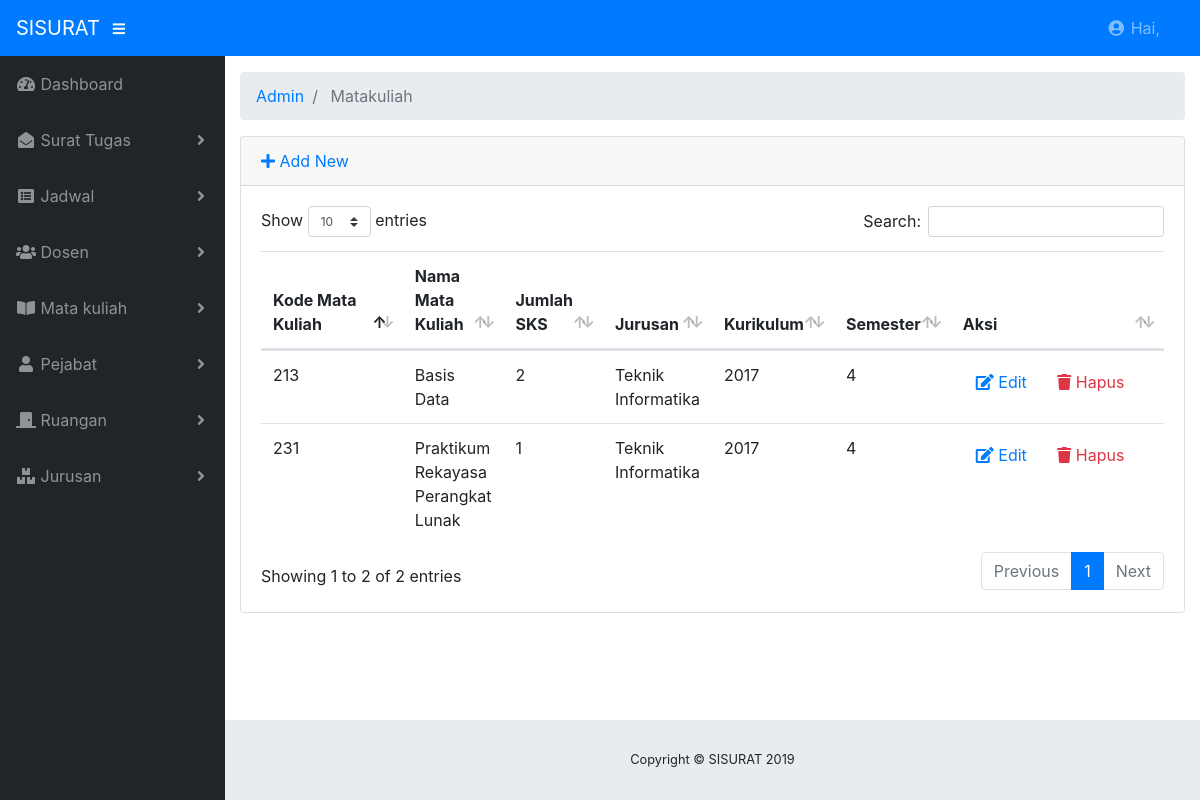
The app's page /index.php/admin/matakuliah, older data.
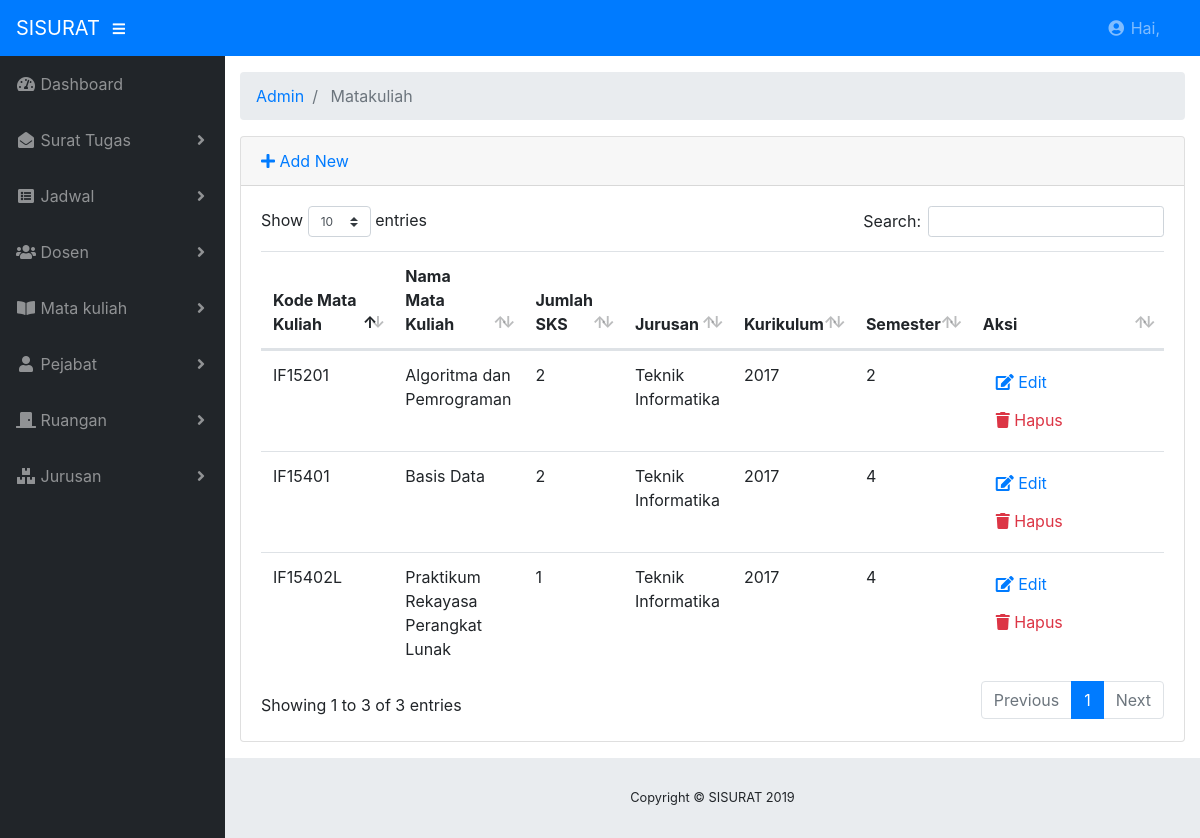
The same page, newer data.
### tables this page shows
CREATE TABLE `matakuliah` (
  `kode_mk` varchar(100) NOT NULL,
  `kode_jurusan` varchar(100) NOT NULL,
  `nama_mk` varchar(100) NOT NULL,
  `jumlah_sks` int(11) NOT NULL,
  `kurikulum` varchar(100) NOT NULL,
  `semester` int(11) NOT NULL
);

CREATE TABLE `jurusan` (
  `kode_jurusan` varchar(100) NOT NULL,
  `nama` varchar(100) NOT NULL
);

### application/controllers/admin/Matakuliah.php (called while the page is built, shortened)
<?php
class Matakuliah extends CI_Controller
{
    public function __construct()
    {
        $this->load->model("matakuliah_model");
        $this->load->model("jurusan_model");
        $this->load->library('form_validation');
    }
    public function index()
    {
        $data["matakuliah"] = $this->matakuliah_model->getAll();
        $this->load->view("admin/matakuliah/list", $data);
    }
}

### index.php (called while the page is built, shortened)
<?php
require_once BASEPATH.'core/CodeIgniter.php';

### application/models/Matakuliah_model.php (called while the page is built, shortened)
<?php defined('BASEPATH') OR exit('No direct script access allowed');
class Matakuliah_model extends CI_Model
{
    public function getAll()
    {
            $this->db->select('matakuliah.*,jurusan.nama');
            $this->db->from('matakuliah');
            $this->db->join('jurusan', 'jurusan.kode_jurusan = matakuliah.kode_jurusan');
            $query = $this->db->get();
            return $query->result();
    }
}

### application/views/admin/matakuliah/list.php (the view, shortened to what this page needs)
<!DOCTYPE html>
<html lang="en">
<head>
	<?php $this->load->view("admin/_partials/head.php") ?>
</head>
<body id="page-top">
	<?php $this->load->view("admin/_partials/navbar.php") ?>
	<div id="wrapper">
		<?php $this->load->view("admin/_partials/sidebar.php") ?>
		<div id="content-wrapper">
			<div class="container-fluid">
				<?php $this->load->view("admin/_partials/breadcrumb.php") ?>
				<div class="card mb-3">
					<div class="card-header">
						<a href="<?php echo site_url('admin/matakuliah/add') ?>"><i class="fas fa-plus"></i> Add New</a>
					</div>
					<div class="card-body">
						<div class="table-responsive">
							<table class="table table-hover" id="dataTable" width="100%" cellspacing="0">
								<thead>
									<tr>
										<th>Kode Mata Kuliah</th>
										<th>Nama Mata Kuliah</th>
										<th>Jumlah SKS</th>
										<th>Jurusan</th>
										<th>Kurikulum</th>
										<th>Semester</th>
										<th>Aksi</th>
									</tr>
								</thead>
								<tbody>
									<?php foreach ($matakuliah as $matakuliah): ?>
									<tr>
										<td width="150">
											<?php echo $matakuliah->kode_mk ?>
										</td>
										<td>
											<?php echo $matakuliah->nama_mk ?>
										</td>
										<td>
											<?php echo $matakuliah->jumlah_sks ?>
										</td>
										<td>
											<?php echo $matakuliah->nama ?>
										</td>
										<td>
											<?php echo $matakuliah->kurikulum ?>
										</td>
										<td>
											<?php echo $matakuliah->semester ?>
										</td>
										<td width="250">
											<a href="<?php echo site_url('admin/matakuliah/edit/'.$matakuliah->kode_mk) ?>"
											 class="btn btn-small"><i class="fas fa-edit"></i> Edit</a>
											<a onclick="deleteConfirm('<?php echo site_url('admin/matakuliah/delete/'.$matakuliah->kode_mk) ?>')"
											 href="#!" class="btn btn-small text-danger"><i class="fas fa-trash"></i> Hapus</a>
										</td>
									</tr>
									<?php endforeach; ?>
								</tbody>
							</table>
						</div>
					</div>
				</div>
			</div>
			<?php $this->load->view("admin/_partials/footer.php") ?>
		</div>
	</div>
</body>
</html>

### application/views/admin/_partials/head.php (shortened to what this page needs)
<link href="<?php echo base_url('assets/bootstrap/css/bootstrap.min.css') ?>" rel="stylesheet">
<link href="<?php echo base_url('assets/fontawesome-free/css/all.min.css') ?>" rel="stylesheet" type="text/css">
<link href="<?php echo base_url('assets/datatables/dataTables.bootstrap4.css') ?>" rel="stylesheet">
<link href="<?php echo base_url('css/sb-admin.css') ?>" rel="stylesheet">

### application/views/admin/_partials/navbar.php (shortened to what this page needs)
<nav class="navbar navbar-expand navbar-dark bg-primary static-top">
    <a class="navbar-brand mr-1" href="<?php echo site_url('admin') ?>"><?php echo SITE_NAME ?></a>
    <button class="btn btn-link btn-sm text-white order-1 order-sm-0" id="sidebarToggle" href="#">
        <i class="fas fa-bars"></i>
    </button>
    <ul class="navbar-nav ml-auto mr-0 mr-md-3 my-2 my-md-0">
           <li class="nav-item dropdown no-arrow">
            <a class="nav-link dropdown-toggle" href="#" id="userDropdown" role="button" data-toggle="dropdown" aria-haspopup="true"
                aria-expanded="false">
                <i class="fas fa-user-circle fa-fw"></i> Hai, <?php echo $this->session->userdata("user_nama") ?>
            </a>
        </li>
    </ul>
</nav>

### application/views/admin/_partials/sidebar.php (shortened to what this page needs)
<ul class="sidebar navbar-nav">
    <li class="nav-item <?php echo $this->uri->segment(2) == '' ? 'active': '' ?>">
        <a class="nav-link" href="<?php echo site_url('admin') ?>">
            <i class="fas fa-fw fa-tachometer-alt"></i>
            <span>Dashboard</span>
        </a>
    </li>
    <li class="nav-item dropdown <?php echo $this->uri->segment(2) == 'surat' ? 'active': '' ?>">
        <a class="nav-link dropdown-toggle" href="#" id="pagesDropdown" role="button" data-toggle="dropdown" aria-haspopup="true"
            aria-expanded="false">
            <i class="fas fa-fw fa-envelope-open"></i>
            <span>Surat Tugas</span>
        </a>
    </li>
     <li class="nav-item dropdown <?php echo $this->uri->segment(2) == 'jadwal' ? 'active': '' ?>">
        <a class="nav-link dropdown-toggle" href="#" id="pagesDropdown" role="button" data-toggle="dropdown" aria-haspopup="true"
            aria-expanded="false">
            <i class="fas fa-fw fa fa-list-alt"></i>
            <span>Jadwal</span>
        </a>
    </li>
     <li class="nav-item dropdown <?php echo $this->uri->segment(2) == 'dosen' ? 'active': '' ?>">
        <a class="nav-link dropdown-toggle" href="#" id="pagesDropdown" role="button" data-toggle="dropdown" aria-haspopup="true"
            aria-expanded="false">
            <i class="fas fa-fw fa-users"></i>
            <span>Dosen</span>
        </a>
    </li>
     <li class="nav-item dropdown <?php echo $this->uri->segment(2) == 'mataKuliah' ? 'active': '' ?>">
        <a class="nav-link dropdown-toggle" href="#" id="pagesDropdown" role="button" data-toggle="dropdown" aria-haspopup="true"
            aria-expanded="false">
            <i class="fas fa-fw fa-book-open"></i>
            <span>Mata kuliah</span>
        </a>
    </li>
     <li class="nav-item dropdown <?php echo $this->uri->segment(2) == 'pejabat' ? 'active': '' ?>">
        <a class="nav-link dropdown-toggle" href="#" id="pagesDropdown" role="button" data-toggle="dropdown" aria-haspopup="true"
            aria-expanded="false">
            <i class="fas fa-fw fa-user"></i>
            <span>Pejabat</span>
        </a>
    </li>
     <li class="nav-item dropdown <?php echo $this->uri->segment(2) == 'ruangan' ? 'active': '' ?>">
        <a class="nav-link dropdown-toggle" href="#" id="pagesDropdown" role="button" data-toggle="dropdown" aria-haspopup="true"
            aria-expanded="false">
            <i class="fas fa-fw fa-door-closed"></i>
            <span>Ruangan</span>
        </a>
    </li>
     <li class="nav-item dropdown <?php echo $this->uri->segment(2) == 'jurusan' ? 'active': '' ?>">
        <a class="nav-link dropdown-toggle" href="#" id="pagesDropdown" role="button" data-toggle="dropdown" aria-haspopup="true"
            aria-expanded="false">
            <i class="fas fa-fw fa-boxes"></i>
            <span>Jurusan</span>
        </a>
    </li>
</ul>

### application/views/admin/_partials/breadcrumb.php
<ol class="breadcrumb">
<?php foreach ($this->uri->segments as $segment): ?>
	<?php
		$url = substr($this->uri->uri_string, 0, strpos($this->uri->uri_string, $segment)) . $segment;
		$is_active =  $url == $this->uri->uri_string;
	?>
	<li class="breadcrumb-item <?php echo $is_active ? 'active': '' ?>">
		<?php if($is_active): ?>
			<?php echo ucfirst($segment) ?>
		<?php else: ?>
			<a href="<?php echo site_url($url) ?>"><?php echo ucfirst($segment) ?></a>
		<?php endif; ?>
	</li>
<?php endforeach; ?>
</ol>

### application/views/admin/_partials/footer.php
<footer class="sticky-footer">
  <div class="container my-auto">
    <div class="copyright text-center my-auto">
      <span>Copyright ©  <?php echo SITE_NAME ." ". Date('Y') ?></span>
    </div>
  </div>
</footer>

### css/sb-admin.css (style rules this page uses)
html { position: relative; min-height: 100%; }
body { height: 100%; }
#wrapper { display: -webkit-box; display: -ms-flexbox; display: flex; }
#wrapper #content-wrapper { overflow-x: hidden; width: 100%; padding-top: 1rem; padding-bottom: 80px; }
.navbar-nav .nav-item.dropdown .dropdown-toggle::after { width: 1rem; text-align: center; float: right; vertical-align: 0; border: 0; font-weight: 900; content: '\f105'; font-family: 'Font Awesome 5 Free'; }
.navbar-nav .nav-item.dropdown.no-arrow .dropdown-toggle::after { display: none; }
.sidebar { width: 90px !important; background-color: #212529; min-height: calc(100vh - 56px); }
.sidebar .nav-item:last-child { margin-bottom: 1rem; }
.sidebar .nav-item .nav-link { text-align: center; padding: 0.75rem 1rem; width: 90px; }
.sidebar .nav-item .nav-link span { font-size: 0.65rem; display: block; }
.sidebar .nav-item.dropdown .dropdown-toggle::after { display: none; }
.sidebar .nav-item .nav-link { color: rgba(255, 255, 255, 0.5); }
@media (min-width: 768px) { .sidebar { width: 225px !important; } }
@media (min-width: 768px) { .sidebar .nav-item .nav-link { display: block; width: 100%; text-align: left; padding: 1rem; width: 225px; } }
@media (min-width: 768px) { .sidebar .nav-item .nav-link span { font-size: 1rem; display: inline; } }
@media (min-width: 768px) { .sidebar .nav-item.dropdown .dropdown-toggle::after { display: block; } }
:root { --input-padding-x: 0.75rem; --input-padding-y: 0.75rem; }
footer.sticky-footer { display: -webkit-box; display: -ms-flexbox; display: flex; position: absolute; right: 0; bottom: 0; width: calc(100% - 90px); height: 80px; background-color: #e9ecef; }
footer.sticky-footer .copyright { line-height: 1; font-size: 0.8rem; }
@media (min-width: 768px) { footer.sticky-footer { width: calc(100% - 225px); } }

Row changes from the older to the newer data that the page shows:
removed matakuliah: kode_mk "213", nama_mk "Basis Data", jumlah_sks "2", kode_jurusan.nama "Teknik Informatika", kurikulum "2017", semester "4"
removed matakuliah: kode_mk "231", nama_mk "Praktikum Rekayasa Perangkat Lunak", jumlah_sks "1", kode_jurusan.nama "Teknik Informatika", kurikulum "2017", semester "4"
added matakuliah: kode_mk "IF15201", nama_mk "Algoritma dan Pemrograman", jumlah_sks "2", kode_jurusan.nama "Teknik Informatika", kurikulum "2017", semester "2"
added matakuliah: kode_mk "IF15401", nama_mk "Basis Data", jumlah_sks "2", kode_jurusan.nama "Teknik Informatika", kurikulum "2017", semester "4"
added matakuliah: kode_mk "IF15402L", nama_mk "Praktikum Rekayasa Perangkat Lunak", jumlah_sks "1", kode_jurusan.nama "Teknik Informatika", kurikulum "2017", semester "4"
Text that changed along with them:
text written by a page script: "Show entries Search: Showing 1 to 2 of 2 entries Previous 1 Next" → "Show entries Search: Showing 1 to 3 of 3 entries Previous 1 Next"
